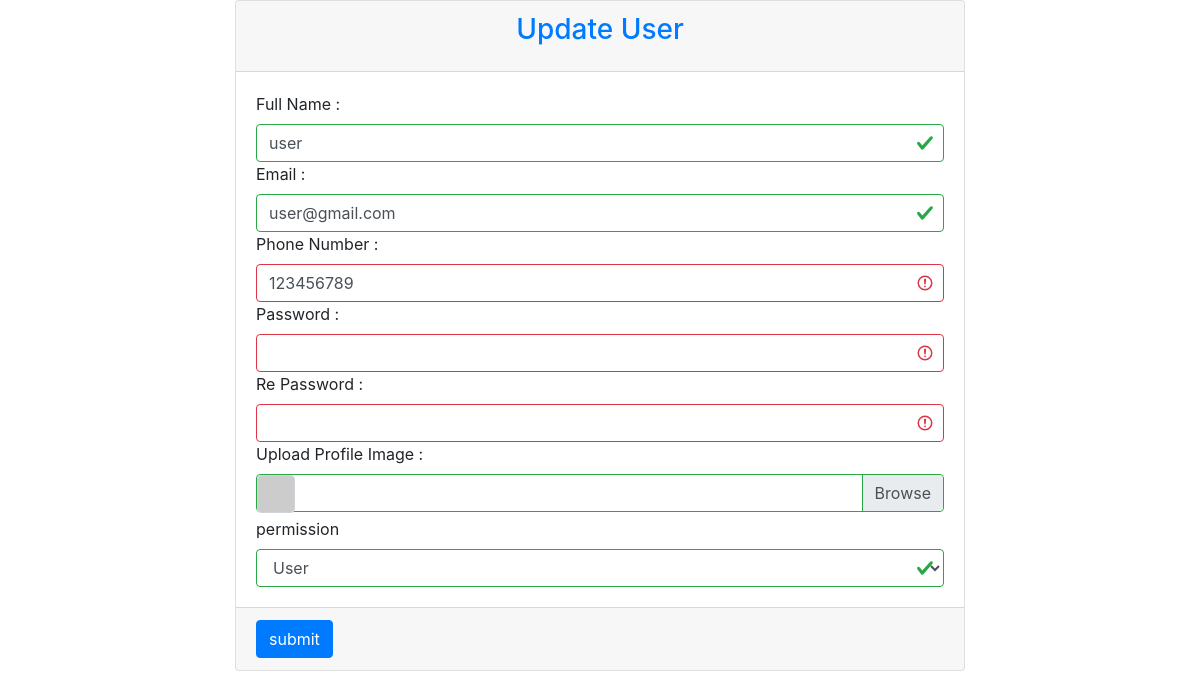
/admin_part/userUpdate.php?update-id=6, run on an earlier commit of the app's database.
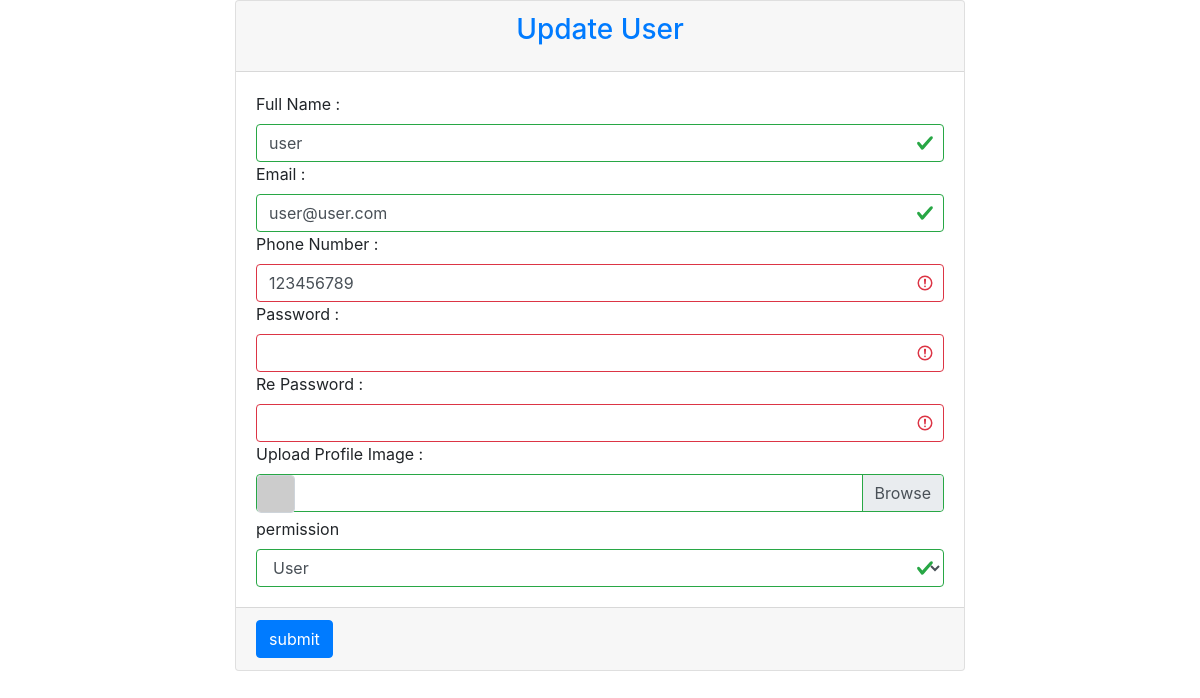
And on a later commit of the database.
### tables this page shows
CREATE TABLE `users` (
  `Id` int(11) NOT NULL,
  `user_name` varchar(50) DEFAULT NULL,
  `user_email` varchar(50) DEFAULT NULL,
  `user_password` varchar(50) DEFAULT NULL,
  `user_profile_picture` varchar(50) DEFAULT NULL,
  `user_phone` int(25) DEFAULT NULL,
  `user_type` enum('admin','user') DEFAULT 'user'
);

### admin_part/DataManipulation.php (called while the page is built, shortened)
<?php
    class IUD
    {
        public $dbinfo;
        public $userinfo;
        public $dbpass;
        public $dbconn;
        public function __construct($ginfo, $guserinfo, $gpass)
        {
            $this->dbinfo = $ginfo;
            $this->userinfo = $guserinfo;
        }
        public function connDatabase()
        {
            $this->dbconn = new PDO($this->dbinfo, $this->userinfo, $this->dbpass);
            return $this->dbconn;
        }
        public function selectData($tableName)
        {
            $query = "SELECT * FROM  $tableName ";
            $preparData = $this->dbconn->prepare($query);
            $result = $preparData->execute();
            $users = $preparData->fetchAll();
            return $users;
        }
    }

### admin_part/userUpdate.php (the view, shortened to what this page needs)
<?php
require("DataManipulation.php");
$userinfo = "mysql:dbname=cafeteria;host=localhost;port=3306";
$username = "root";
$userpass = "";
$newconn = new IUD($userinfo, $username, $userpass);
if (isset($_GET["update-id"])) {
    $id = $_GET["update-id"];
    $data = $newconn->selectData("users");
    foreach ($data as $value) {
        if ($value["Id"] == $id) {
            $fname = $value["user_name"];
            $phone = $value["user_phone"];
            $email = $value["user_email"];
            $img = $value["user_profile_picture"];
        } else {
            continue;
        }
    }
} else {
    echo 'error connction';
}
?>
<!DOCTYPE html>
<html lang="en">
<head>
    <link rel="stylesheet" href="css/style.css">
    <link rel="stylesheet" href="css/bootstrap.css">
</head>
<body>
    <div class="container">
        <div class="row">
            <div class="col-md-2 "></div>
            <div class="col-md-8 col-sm-12">
                <div class="card">
                    <div class="card-header">
                        <h3 class="card-title text-primary  text-center">Update User</h3>
                    </div>
                    <div class="card-body">
                        <form class="form was-validated" method="post" action="" enctype="multipart/form-data">
                            <label>Full Name :</label>
                            <input type="text" class="form-control" name="fname" value="<?php echo $fname ?>" required>
                            <label>Email :</label>
                            <input type="email" class="form-control email" name="email" value="<?php echo $email ?>" required>
                            <label>Phone Number :</label>
                            <input type="tel" class="form-control" name="phone" pattern="[0-9]{11}" value="<?php echo $phone ?>" placeholder="11 number" required>
                            <label>Password :</label>
                            <input type="password" class="form-control psw" name="psw" required>
                            <label>Re Password :</label>
                            <input type="password" class="form-control psw2" name="password2" required>
                            <label>Upload Profile Image :</label>
                            <div class="custom-file p-3">
                                <label class="custom-file-label"  for="customFile">
                                <img class="custom-file-label p-0  img-fluid" id="myImageID"   src="<?php echo $img ?>" alt=" ">
                                </label>
                            </div>
                            <label>permission</label>
                            <select class="form-control" name="user_type" id="mySelect" required>
                                <option value="user">User</option>
                            </select>
                    </div>
                    <div class="card-footer">
                        <input type="submit" class="btn btn-primary submite"  name="create" value="submit">
                    </div>
                </div>
            </div>
        </div>
    </div>
</body>
</html>

What changed in the data, as far as the page shows it:
changed users "user": email "user@gmail.com" → "user@user.com"
